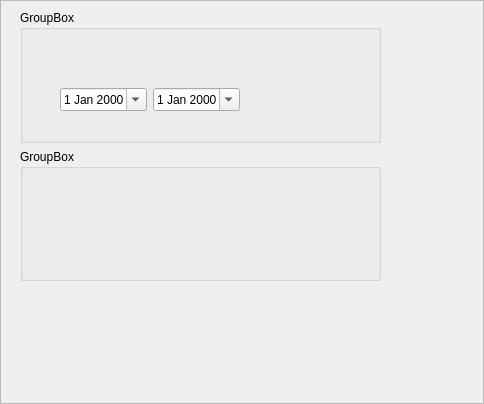
<?xml version="1.0" encoding="UTF-8"?>
<ui version="4.0">
 <class>FrameEntreeData</class>
 <widget class="QFrame" name="FrameEntreeData">
  <property name="geometry">
   <rect>
    <x>0</x>
    <y>0</y>
    <width>484</width>
    <height>404</height>
   </rect>
  </property>
  <property name="windowTitle">
   <string>Frame</string>
  </property>
  <property name="frameShape">
   <enum>QFrame::StyledPanel</enum>
  </property>
  <property name="frameShadow">
   <enum>QFrame::Raised</enum>
  </property>
  <widget class="QWidget" name="verticalLayoutWidget">
   <property name="geometry">
    <rect>
     <x>20</x>
     <y>10</y>
     <width>361</width>
     <height>271</height>
    </rect>
   </property>
   <layout class="QVBoxLayout" name="MainVLayout">
    <item>
     <widget class="QGroupBox" name="groupBoxDates">
      <property name="title">
       <string>GroupBox</string>
      </property>
      <widget class="QWidget" name="horizontalLayoutWidget">
       <property name="geometry">
        <rect>
         <x>40</x>
         <y>50</y>
         <width>180</width>
         <height>80</height>
        </rect>
       </property>
       <layout class="QHBoxLayout" name="DatesLayout">
        <item>
         <widget class="QDateEdit" name="dateDebut">
          <property name="calendarPopup">
           <bool>true</bool>
          </property>
         </widget>
        </item>
        <item>
         <widget class="QDateEdit" name="dateFin">
          <property name="calendarPopup">
           <bool>true</bool>
          </property>
         </widget>
        </item>
       </layout>
      </widget>
     </widget>
    </item>
    <item>
     <widget class="QGroupBox" name="groupBoxPers">
      <property name="title">
       <string>GroupBox</string>
      </property>
      <widget class="QWidget" name="horizontalLayoutWidget_2">
       <property name="geometry">
        <rect>
         <x>30</x>
         <y>30</y>
         <width>422</width>
         <height>196</height>
        </rect>
       </property>
       <layout class="QHBoxLayout" name="GroupePersLayout"/>
      </widget>
     </widget>
    </item>
   </layout>
  </widget>
 </widget>
 <resources/>
 <connections/>
</ui>
